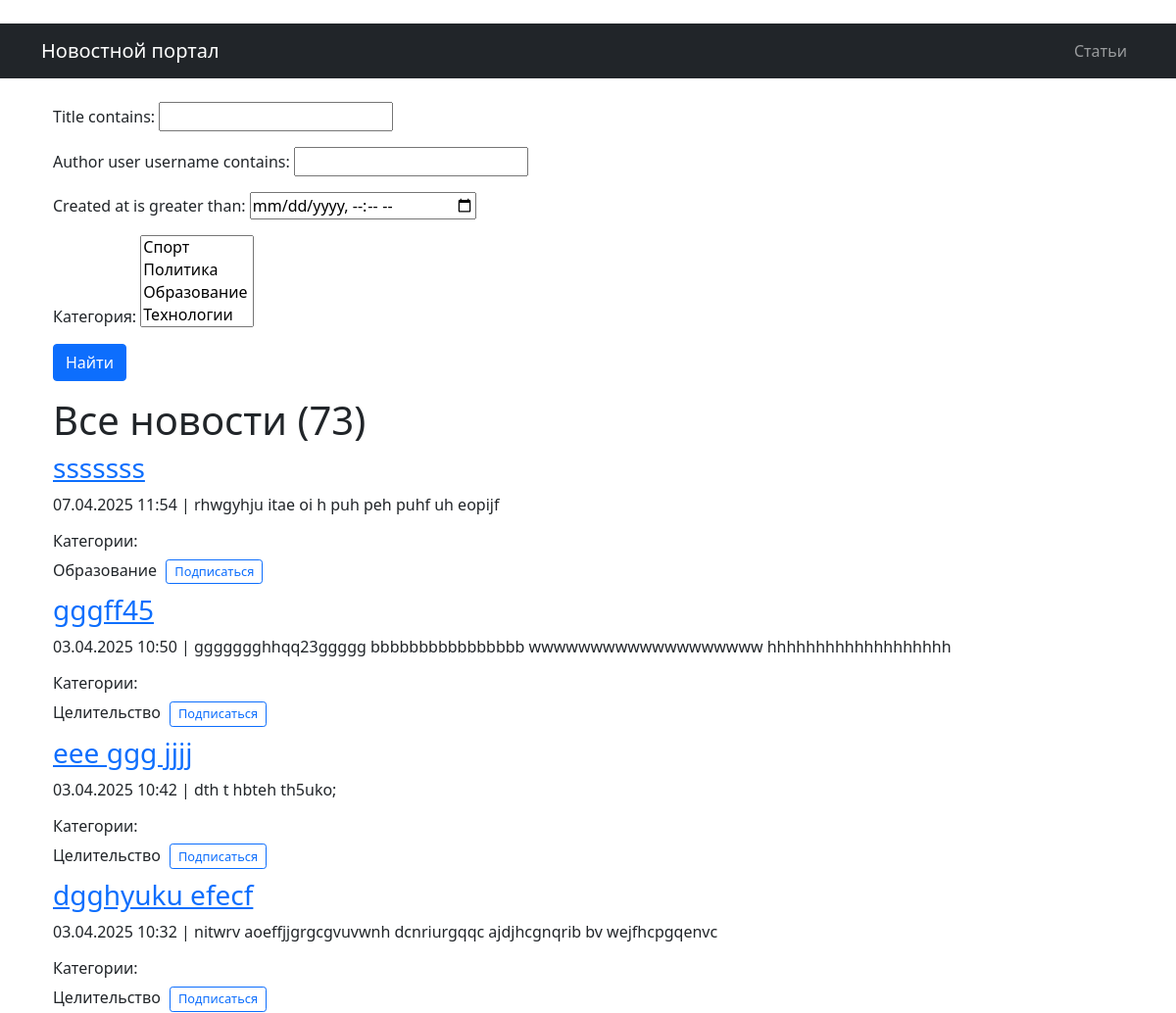
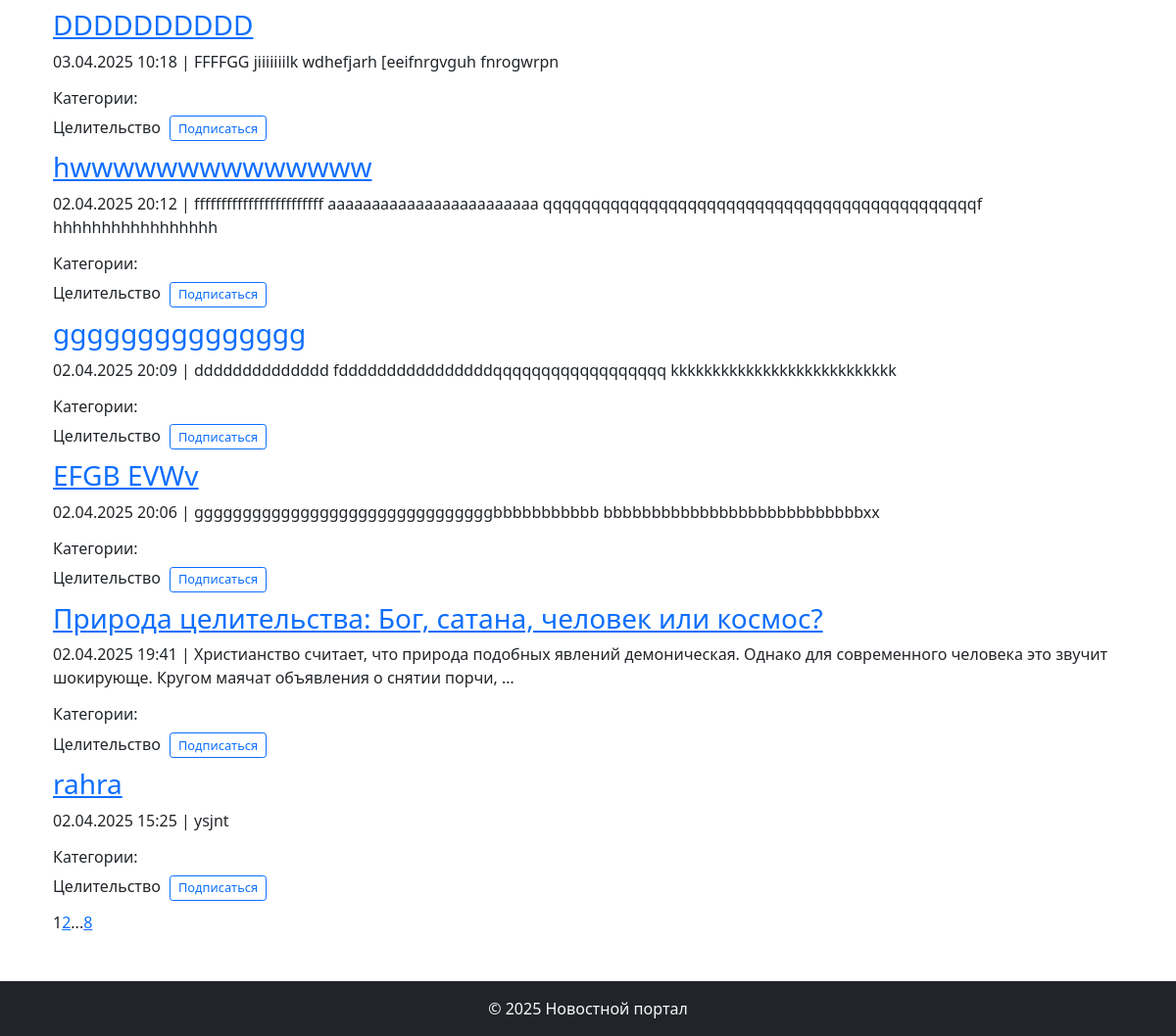
Before: /news/ (signed in) with the older database file (2 pictures, top to bottom).
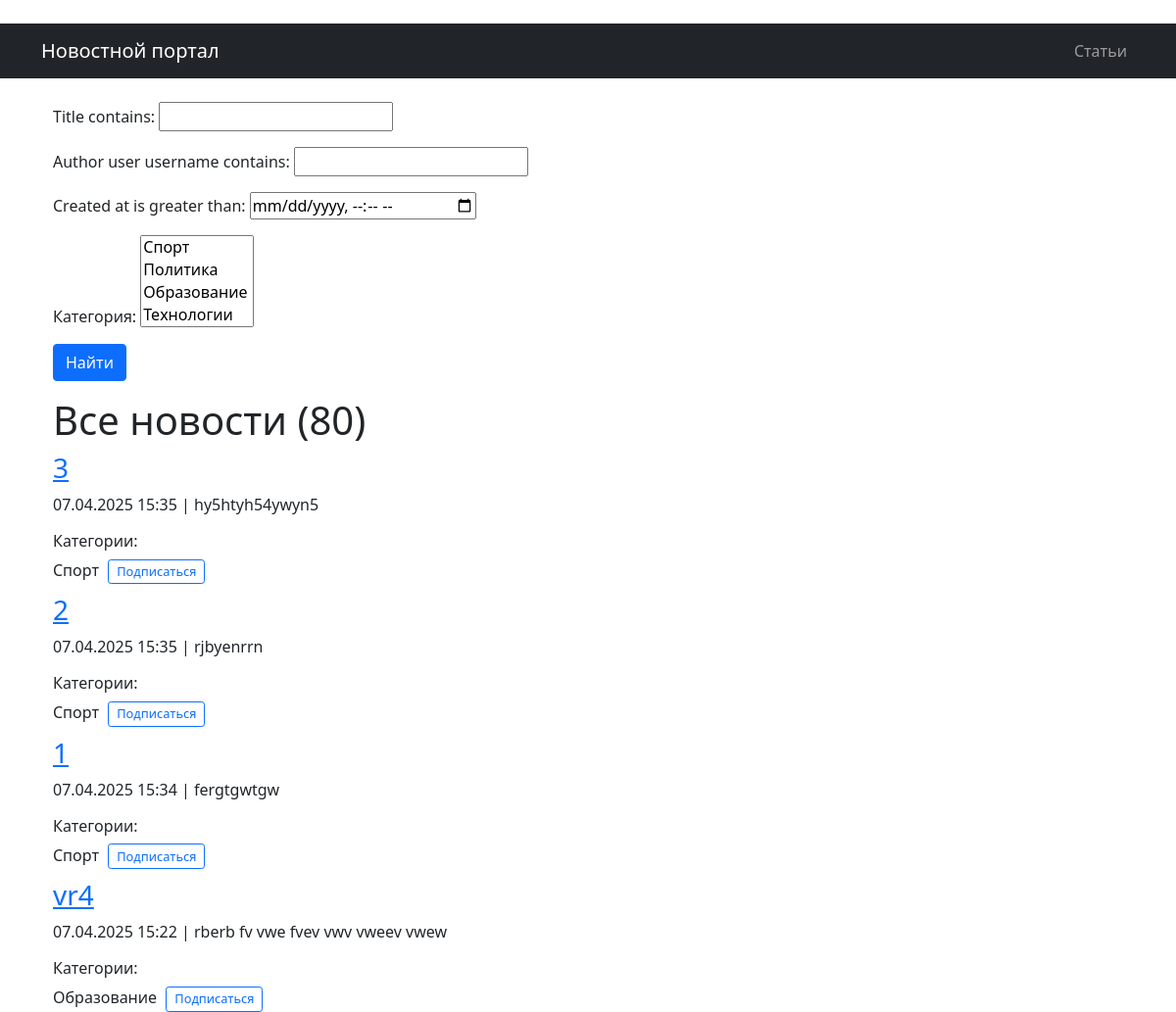
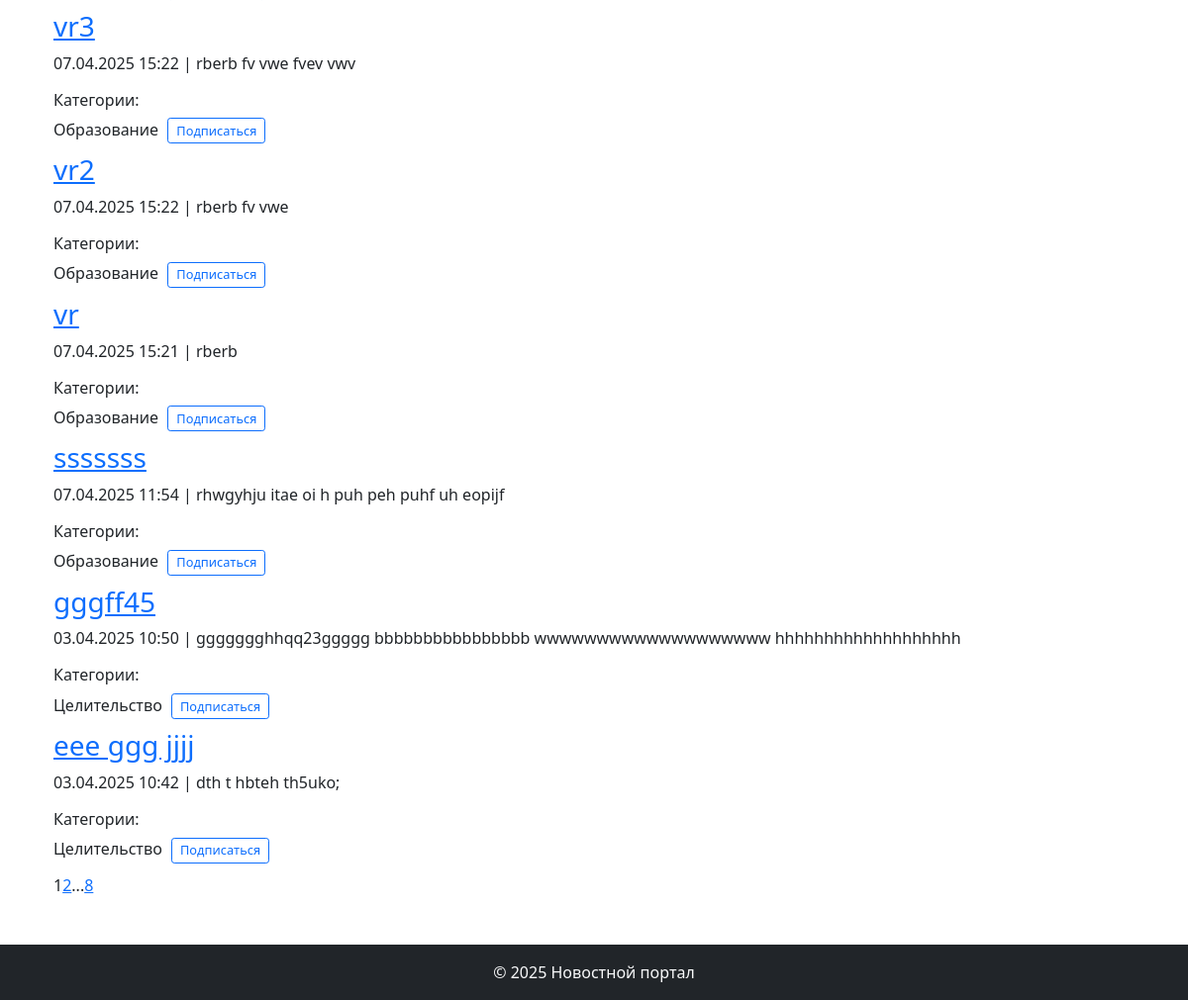
After: the same page with the newer database file (2 pictures, top to bottom).
### biblio/models.py (models this page shows, shortened)
class Post(models.Model):
    NEWS = 'NW'
    ARTICLE = 'AR'
    POST_TYPES = [
        (NEWS, 'Новость'),
        (ARTICLE, 'Статья')
    ]
    author = models.ForeignKey(Author, on_delete=models.CASCADE)
    post_type = models.CharField(max_length=2, choices=POST_TYPES)
    created_at = models.DateTimeField(auto_now_add=True)
    categories = models.ManyToManyField(Category, through='PostCategory')
    title = models.CharField(max_length=255)
    text = models.TextField()
    rating = models.IntegerField(default=0)
    def preview(self):
        return f"{self.text}"

class Category(models.Model):
    name = models.CharField(max_length=255, unique=True)
    subscribers = models.ManyToManyField(User, blank = True, related_name='categories')
    def __str__(self):
        return self.name

### biblio/views.py (the view)
# urls.py: path('news/', NewsList.as_view(), name='news_list'),
class NewsList(PermissionRequiredMixin, ListView):
    model = Post
    template_name = 'news/news_list.html'
    context_object_name = 'news'
    queryset = Post.objects.filter(post_type='NW').order_by('-created_at')
    paginate_by = 10
    permission_required = ('biblio.view_post',)
    def get_queryset(self):
        queryset = super().get_queryset().filter(post_type='NW')
        self.filterset = SearchPost(self.request.GET, queryset)
        return self.filterset.qs
    def get_context_data(self, **kwargs):
        context = super().get_context_data(**kwargs)
        context['filterset'] = self.filterset
        context['news_count'] = Post.objects.filter(post_type='NW').count()
        context['article_count'] = Post.objects.filter(post_type='AR').count()
        context['time_now'] = datetime.now()
        context['next_sale'] = "Распродажа в среду!"
        return context

### biblio/templatetags/custom_filters.py (called while the page is built)
@register.filter()
def censor (value):
    for word in censor_list:
        value = value.replace(word[1:-1], "*" * len(word[1:-1]))
    return value

### biblio/templatetags/custom_tags.py (called while the page is built)
@register.simple_tag(takes_context=True)
def url_replace(context, **kwargs):
   d = context['request'].GET.copy()
   for k, v in kwargs.items():
       d[k] = v
   return d.urlencode()

### templates/news/news_list.html (shortened to what this page needs)
{% extends 'default.html' %}{% load custom_filters %}{% load custom_tags %}{% block content %}   <div class="container mt-3">       <form action="" method="get">           {{ filterset.form.as_p }}           <input type="submit" value="Найти" class="btn btn-primary" />       </form>       <h1>Все новости ({{ news_count }})</h1>       <div class="news-list">           {% if news %}               {% for post in news %}                   <div class="post">                       <h3><a href="{% url 'biblio:news_detail' post.id %}">{{ post.title|censor }}</a></h3>                       <div class="post-meta">                           <p>                               {{ post.created_at|date:"d.m.Y H:i" }} |                               {{ post.preview|censor|truncatewords:20 }}                           </p>                           <h6>Категории:</h6>                           <div class="categories-wrapper">                               {% for category in post.categories.all %}                                <div class="category-item" style="display: inline-block; margin-right: 15px; margin-bottom: 10px;">                                    <span>{{ category.name }}</span>                                    {% if user.is_authenticated %}                                    <form action="{% url 'biblio:subscribe' category.id %}" method="post" style="display: inline; margin-left: 5px;">                                        <button type="submit" class="btn btn-sm {% if user in category.subscribers.all %}btn-outline-danger{% else %}btn-outline-primary{% endif %}" style="padding: 0.15rem 0.5rem; font-size: 0.8rem;">                                            {% if user in category.subscribers.all %}Отписаться{% else %}Подписаться{% endif %}                                        </button>                                    </form>                                    {% endif %}                                </div>                                {% endfor %}                           </div>                       </div>                   </div>               {% endfor %}           {% else %}               <p>В этой категории новостей пока нет.</p>           {% endif %}           <div class="pagination">               {{ page_obj.number }}               {% if page_obj.has_next %}                   <a href="?{% url_replace page=page_obj.next_page_number %}">{{ page_obj.next_page_number }}</a>                   {% if paginator.num_pages != page_obj.next_page_number %}                       ...                       <a href="?{% url_replace page=page_obj.paginator.num_pages %}">{{ page_obj.paginator.num_pages }}</a>                   {% endif %}               {% endif %}           </div>       </div>   </div>{% endblock content %}

Changed rows visible on the page:
no longer on this page (row unchanged): Post: title|censor "dgghyuku efecf", created_at "03.04.2025 10:32", preview|censor "nitwrv aoeffjjgrgcgvuvwnh dcnriurgqqc ajdjhcgnqrib bv wejfhcpgqenvc", Category (name "Целительство", shows "Подписаться")
no longer on this page (row unchanged): Post: title|censor "DDDDDDDDDD", created_at "03.04.2025 10:18", preview|censor "FFFFGG jiiiiiiilk wdhefjarh [eeifnrgvguh fnrogwrpn", Category (name "Целительство", shows "Подписаться")
no longer on this page (row unchanged): Post: title|censor "hwwwwwwwwwwwwww", created_at "02.04.2025 20:12", preview|censor "ffffffffffffffffffffffff aaaaaaaaaaaaaaaaaaaaaaaa qqqqqqqqqqqqqqqqqqqqqqqqqqqqqqqqqqqqqqqqqqqqqf hhhhhhhhhhhhhhhhh", Category (name "Целительство", shows "Подписаться")
no longer on this page (row unchanged): Post: title|censor "ggggggggggggggg", created_at "02.04.2025 20:09", preview|censor "dddddddddddddd fddddddddddddddddqqqqqqqqqqqqqqqqqq kkkkkkkkkkkkkkkkkkkkkkkkkkk", Category (name "Целительство", shows "Подписаться")
no longer on this page (row unchanged): Post: title|censor "EFGB EVWv", created_at "02.04.2025 20:06", preview|censor "gggggggggggggggggggggggggggggggbbbbbbbbbbb bbbbbbbbbbbbbbbbbbbbbbbbbbbxx", Category (name "Целительство", shows "Подписаться")
no longer on this page (row unchanged): Post: title|censor "Природа целительства: Бог, сатана, человек или космос?", created_at "02.04.2025 19:41", preview|censor "Христианство считает, что природа подобных явлений демоническая. Однако для современного человека это звучит шокирующе. Кругом маячат объявления о снятии порчи, …", Category (name "Целительство", shows "Подписаться")
no longer on this page (row unchanged): Post: title|censor "rahra", created_at "02.04.2025 15:25", preview|censor "ysjnt", Category (name "Целительство", shows "Подписаться")
added Post: title|censor "3", created_at "07.04.2025 15:35", preview|censor "hy5htyh54ywyn5"
now on this page (row unchanged): Category: name "Спорт", shows "Подписаться"
added Post: title|censor "2", created_at "07.04.2025 15:35", preview|censor "rjbyenrrn"
added Post: title|censor "1", created_at "07.04.2025 15:34", preview|censor "fergtgwtgw"
added Post: title|censor "vr4", created_at "07.04.2025 15:22", preview|censor "rberb fv vwe fvev vwv vweev vwew", Category (name "Образование", shows "Подписаться")
added Post: title|censor "vr3", created_at "07.04.2025 15:22", preview|censor "rberb fv vwe fvev vwv", Category (name "Образование", shows "Подписаться")
added Post: title|censor "vr2", created_at "07.04.2025 15:22", preview|censor "rberb fv vwe", Category (name "Образование", shows "Подписаться")
added Post: title|censor "vr", created_at "07.04.2025 15:21", preview|censor "rberb", Category (name "Образование", shows "Подписаться")
Other visible differences:
{{ news_count }}: "73" → "80"
